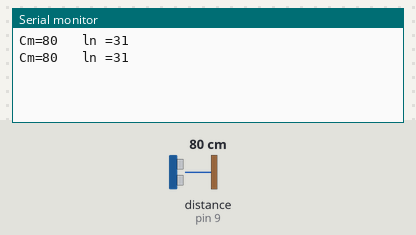
Recording of a sketch running on a simulated Arduino Uno, built with avr-gcc and run on an emulated ATmega328P. Shown: the last lines printed to the serial monitor. Inputs (shaded band) come from the test bench; at power-on: distance to the obstacle (sensor on pin 9) 80 cm. The echo pulse lasts 58.3 µs per cm.

Above: at 1.8 s.
1.9 s: distance to the obstacle (sensor on pin 9) set to 2 cm
At 2.8 s:
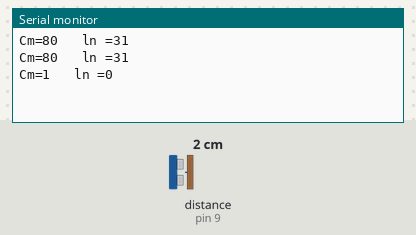
3.4 s: distance to the obstacle (sensor on pin 9) set to 4 cm
At 4.4 s:
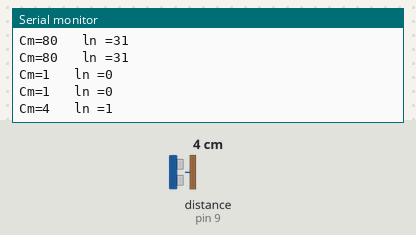
Timing chart, 0 to 6.4 s (numbered marks = the images above; inputs shaded):
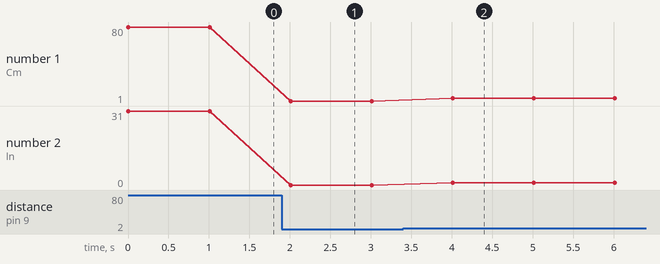

Measured:
- after the input at 1.9 s, the serial monitor: prints a new line after 0.11 s (image 1)
- after the input at 3.4 s, the serial monitor: prints a new line after 0.61 s (image 2)
- plotted number 1: 80 → 1 after the input at 1.9 s, 1 → 4 after the input at 3.4 s
- plotted number 2: 31 → 0 after the input at 1.9 s

The sketch:

sketch_may27c.ino
```cpp
long duration,Cm,In;

void setup() {
  // put your setup code here, to run once:
  pinMode(10,OUTPUT);
  pinMode(9,INPUT);
  digitalWrite(10,LOW);


  Serial.begin(9600);
}

void loop() {
  // put your main code here, to run repeatedly:

  digitalWrite(10,HIGH);
  delayMicroseconds(10);
  digitalWrite(10,LOW);
  duration = pulseIn(9,HIGH);

  Cm = duration / 29.1 /2;
  In =  duration / 74 /2;


  Serial.print("Cm=");
  Serial.print(Cm);
  Serial.print("   ln =");
  Serial.println(In);
  delay(1000);
}
```
